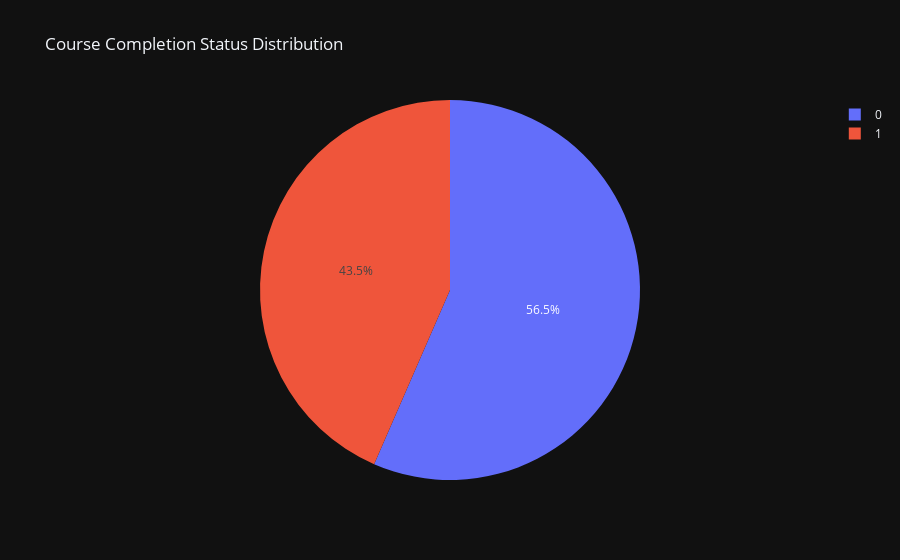

This figure's notebook cell:
### Code cell
# Pie chart of Course Completion Status
fig = px.pie(df, names='CourseCompletion', title='Course Completion Status Distribution', template='plotly_dark')
fig.show()

### Figure 1 — Plotly figure (JSON) as saved in the notebook; plotly's stock layout.template omitted (floating-point values rounded to 4 significant figures; data arrays with more than 128 entries replaced by an {"elided": "..."} marker saying what was removed)
{"data": [{"domain": {"x": [0, 1], "y": [0, 1]}, "hovertemplate": "CourseCompletion=%{label}<extra></extra>", "labels": {"elided": "8210 int values"}, "legendgroup": "", "name": "", "showlegend": true, "type": "pie"}], "layout": {"legend": {"tracegroupgap": 0}, "title": {"text": "Course Completion Status Distribution"}}}
